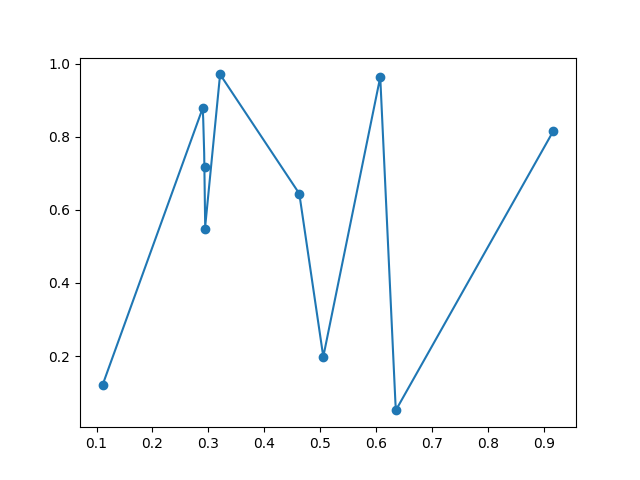

The script that saved this image:
import numpy as np
import matplotlib.pyplot as plt
x_data,y_data=np.random.uniform(size=(2,10))
def interpolacao_linear(x_data:float,y_data:float) -> callable:
    def funcao(x):
        global x_data,y_data
        #precisamos ordenar nossos dados
        dicionario={x_data[i]:y_data[i] for i in range(len(x_data))}
        organizado = sorted(dicionario.items())
        x_data, y_data = zip(*organizado)
        for i in range(len(x_data)-1):
            if x_data[i]<= x <x_data[i+1]:
                delta_y=y_data[i+1]-y_data[i]
                delta_x=x_data[i+1]-x_data[i]
                return y_data[i]+(x-x_data[i])*delta_y/delta_x
    return np.vectorize(funcao)
interpolacao=interpolacao_linear(x_data,y_data)
t=np.linspace(0,9,10000)
plt.scatter(x_data,y_data,label='Dados')
plt.plot(t,interpolacao(t),label='interpolação linear')
plt.savefig('interpolacao_linear.png')